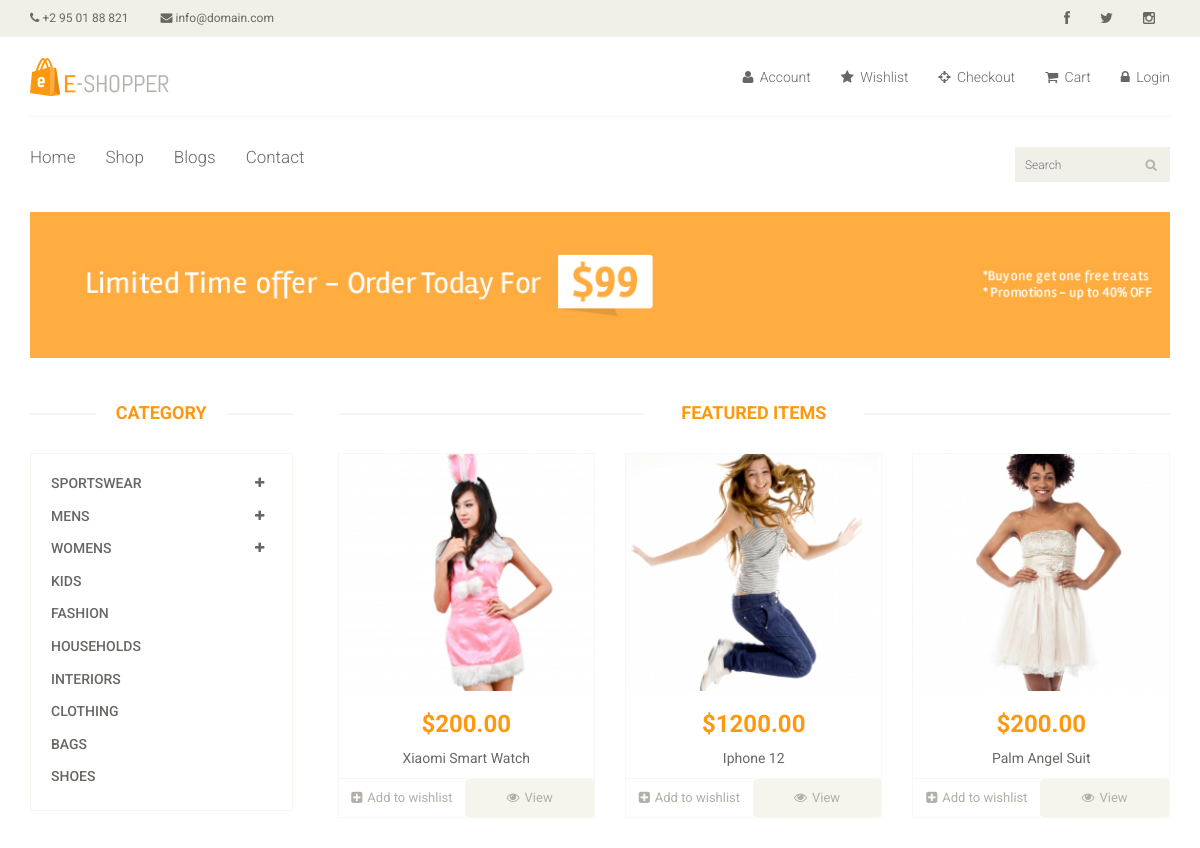
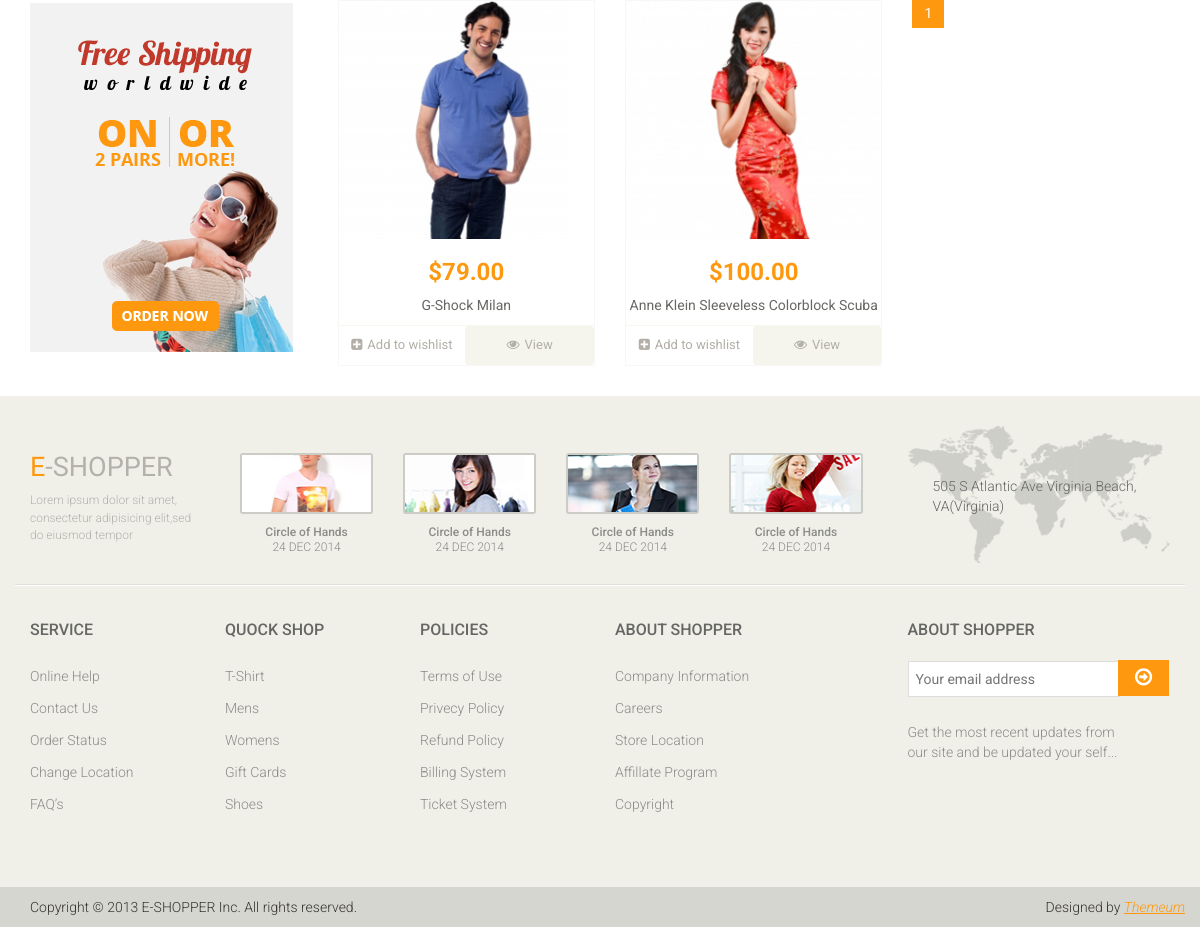
The app's page /shop/ with its own data (2 pictures, top to bottom).
### products/models.py (models this page shows, shortened)
class Product(models.Model):
	name = models.CharField(max_length=50, unique=True)
	condition = models.CharField(max_length=20, choices=condition)
	amount = models.DecimalField(max_digits=7, decimal_places=2)
	brand = models.CharField(max_length=20)
	details = models.TextField()
	category = models.ForeignKey(Category, on_delete=models.SET_NULL, null=True)
	tags = TaggableManager()
	image = models.ImageField(upload_to='images/')
	image_one = models.ImageField(upload_to='images/', null=True, blank=True)
	image_two = models.ImageField(upload_to='images/', null=True, blank=True)
	image_three = models.ImageField(upload_to='images/', null=True,blank=True)
	slug = models.SlugField(null=True, blank=True)
	class Meta:
		ordering = ['-id']
	def get_absolute_url(self):
		return reverse('products:products_details', kwargs={'slug':self.slug})

### products/views.py (the view)
# urls.py: path('shop/', views.product_list, name='products_list'),
def product_list(request):
	qs = Product.objects.all()
	wishlists = []
	try:
		wishlist = Wishlist.objects.filter(wisher=request.user)
		for wish in wishlist:
			product_name = wish.product.name
			wishlists.append(product_name)
	except:
		pass
	paginator = Paginator(qs, 12)
	page_number = request.GET.get('page')
	qs = paginator.get_page(page_number)
	name = 'shop.html'
	context = {
	'products' : qs,
	'wishlists':wishlists
	}
	return render(request, name, context)

### products/templates/shop.html (shortened to what this page needs)
{% extends 'base.html' %}
{% block content %}
{% load static %}
	<section id="advertisement">
		<div class="container">
			<img src="images/shop/advertisement.jpg" alt="" />
		</div>
	</section>
	<section>
		<div class="container">
			<div class="row">
				<div class="col-sm-3">
					<div class="left-sidebar">
						<h2>Category</h2>
						<div class="panel-group category-products" id="accordian">
							<div class="panel panel-default">
								<div class="panel-heading">
									<h4 class="panel-title">
										<a data-toggle="collapse" data-parent="#accordian" href="#sportswear">
											<span class="badge pull-right"><i class="fa fa-plus"></i></span>
											Sportswear
										</a>
									</h4>
								</div>
							</div>
							<div class="panel panel-default">
								<div class="panel-heading">
									<h4 class="panel-title">
										<a data-toggle="collapse" data-parent="#accordian" href="#mens">
											<span class="badge pull-right"><i class="fa fa-plus"></i></span>
											Mens
										</a>
									</h4>
								</div>
							</div>
							<div class="panel panel-default">
								<div class="panel-heading">
									<h4 class="panel-title">
										<a data-toggle="collapse" data-parent="#accordian" href="#womens">
											<span class="badge pull-right"><i class="fa fa-plus"></i></span>
											Womens
										</a>
									</h4>
								</div>
							</div>
							<div class="panel panel-default">
								<div class="panel-heading">
									<h4 class="panel-title"><a href="#">Kids</a></h4>
								</div>
							</div>
							<div class="panel panel-default">
								<div class="panel-heading">
									<h4 class="panel-title"><a href="#">Fashion</a></h4>
								</div>
							</div>
							<div class="panel panel-default">
								<div class="panel-heading">
									<h4 class="panel-title"><a href="#">Households</a></h4>
								</div>
							</div>
							<div class="panel panel-default">
								<div class="panel-heading">
									<h4 class="panel-title"><a href="#">Interiors</a></h4>
								</div>
							</div>
							<div class="panel panel-default">
								<div class="panel-heading">
									<h4 class="panel-title"><a href="#">Clothing</a></h4>
								</div>
							</div>
							<div class="panel panel-default">
								<div class="panel-heading">
									<h4 class="panel-title"><a href="#">Bags</a></h4>
								</div>
							</div>
							<div class="panel panel-default">
								<div class="panel-heading">
									<h4 class="panel-title"><a href="#">Shoes</a></h4>
								</div>
							</div>
						</div>
						<div class="shipping text-center">
							<img src="{% static 'images/home/shipping.jpg' %}" alt="" />
						</div>
					</div>
				</div>
				<div class="col-sm-9 padding-right">
					<div class="features_items">
						<h2 class="title text-center">
							{% if search %}
								search Result For "{{ search }}"
							{% else %}
							Featured Items
							{% endif %}
						</h2>
						{% for product in products %}
						<div class="col-sm-4">
							<div class="product-image-wrapper">
								<div class="single-products">
									<div class="productinfo text-center">
										<img src="{{product.image.url}}" alt="" />
										<h2>${{product.amount}}</h2>
										<p>{{product.name}}</p>
									</div>
									<div class="product-overlay">
										<div class="overlay-content">
										</div>
									</div>
								</div>
								<div class="choose">
									<ul class="nav nav-pills nav-justified">
										{% if product.name in wishlists %}
										<li><a href="{% url 'products:remove_from_wishlist' product.slug %}"><i class="fa fa-minus-square"></i>Take from wishlist</a></li>
										{% else %}
										<li><a href="{% url 'products:add_to_wishlist' product.slug %}"><i class="fa fa-plus-square"></i>Add to wishlist</a></li>
										{% endif %}
										<li><a href="{{product.get_absolute_url}}" class="btn btn-default add-to-cart"><i class="fa fa-eye"></i>View</a></li>
									</ul>
								</div>
							</div>
						</div>
						{% endfor %}
						<div class="pagination-area">
							<ul class="pagination">
						        <li><a href="" class="active">{{ products.number }}</a></li>
							</ul>
						</div>
					</div>
				</div>
			</div>
		</div>
	</section>
{% endblock %}

### static/css/main.css (style rules this page uses)
body { font-family: 'Roboto', sans-serif; background:; position: relative; font-weight:400px; }
ul li { list-style: none; }
a { -webkit-transition: 300ms; -moz-transition: 300ms; -o-transition: 300ms; transition: 300ms; }
h1, h2, h3, h4, h5, h6 { font-family: 'Roboto', sans-serif; }
.category-products { border: 1px solid #F7F7F0; margin-bottom: 35px; padding-bottom: 20px; padding-top: 15px; }
.left-sidebar h2, .brands_products h2 { color: #FE980F; font-family: 'Roboto', sans-serif; font-size: 18px; font-weight: 700; margin: 0 auto 30px; text-align: center; text-transform: uppercase; position: relative; z-index:3; }
.left-sidebar h2:after, h2.title:after { content: " "; position: absolute; border: 1px solid #f5f5f5; bottom:8px; left: 0; width: 100%; height: 0; z-index: -2; }
.left-sidebar h2:before { content: " "; position: absolute; background: #fff; bottom: -6px; width: 130px; height: 30px; z-index: -1; left: 50%; margin-left: -65px; }
h2.title:before { content: " "; position: absolute; background: #fff; bottom: -6px; width: 220px; height: 30px; z-index: -1; left: 50%; margin-left: -110px; }
.category-products .panel { background-color: #FFFFFF; border: 0px; border-radius: 0px; box-shadow:none; margin-bottom: 0px; }
.category-products .panel-default .panel-heading { background-color: #FFFFFF; border: 0 none; color: #FFFFFF; padding: 5px 20px; }
.category-products .panel-default .panel-heading .panel-title a { color: #696763; font-family: 'Roboto', sans-serif; font-size: 14px; text-decoration: none; text-transform: uppercase; }
.category-products .badge { background:none; border-radius: 10px; color: #696763; display: inline-block; font-size: 12px; font-weight: bold; line-height: 1; min-width: 10px; padding: 3px 7px; text-align: center; vertical-align: baseline; white-space: nowrap; }
.shipping { background-color: #F2F2F2; margin-top: 40px; overflow: hidden; padding-top: 20px; position: relative; }
.padding-right { padding-right: 0; }
.features_items { overflow:hidden; }
h2.title { color: #FE980F; font-family: 'Roboto', sans-serif; font-size: 18px; font-weight: 700; margin: 0 15px; text-transform: uppercase; margin-bottom: 30px; position: relative; }
.product-image-wrapper { border:1px solid #F7F7F5; overflow: hidden; margin-bottom:30px; }
.single-products { position: relative; }
.productinfo h2 { color: #FE980F; font-family: 'Roboto', sans-serif; font-size: 24px; font-weight: 700; }
.productinfo p { font-family: 'Roboto', sans-serif; font-size: 14px; font-weight: 400; color: #696763; }
.productinfo img { width: 100%; }
.productinfo { position:relative; }
.product-overlay { background:#FE980F; top: 0; display: none; height: 0; position: absolute; transition: height 500ms ease 0s; width: 100%; display: block; opacity:; }
.product-overlay .overlay-content { bottom: 0; position: absolute; bottom: 0; text-align: center; width: 100%; }
.add-to-cart { background:#F5F5ED; border: 0 none; border-radius: 0; color: #696763; font-family: 'Roboto', sans-serif; font-size: 15px; margin-bottom: 25px; }
.add-to-cart i { margin-right:5px; }
.choose { border-top: 1px solid #F7F7F0; }
.choose ul li a { color: #B3AFA8; font-family: 'Roboto', sans-serif; font-size: 13px; padding-left: 0; padding-right: 0; }
.choose ul li a i { margin-right:5px; }
#advertisement { padding-bottom: 45px; }
#advertisement img { width: 100%; }
.pagination { display: inline-block; margin-bottom: 25px; margin-top: 0; padding-left: 15px; }
.pagination li:first-child a, .pagination li:first-child span { border-bottom-left-radius: 0; border-top-left-radius: 0; margin-left: 0; }
.pagination li:last-child a, .pagination li:last-child span { border-bottom-right-radius: 0; border-top-right-radius: 0; }
.pagination li a, .pagination li span { background-color: #f0f0e9; border: 0; float: left; line-height: 1.42857; margin-left: -1px; padding: 6px 12px; position: relative; text-decoration: none; margin-right: 5px; color:#000; }
.pagination-area { margin-bottom:45px; margin-top:45px }
.pagination-area .pagination li a { background:#F0F0E9; border: 0 none; border-radius: 0; color: #696763; margin-right: 5px; padding: 4px 12px; }
.pagination-area .pagination li a:hover, .pagination-area .pagination li .active { background:#FE980F; color: #fff }

### records on screen
Product: image (picture), amount "200.00", name "Xiaomi Smart Watch", shows "Add to wishlist"
Product: image (picture), amount "1200.00", name "Iphone 12", shows "Add to wishlist"
Product: image (picture), amount "200.00", name "Palm Angel Suit", shows "Add to wishlist"
Product: image (picture), amount "79.00", name "G-Shock Milan", shows "Add to wishlist"
Product: image (picture), amount "100.00", name "Anne Klein Sleeveless Colorblock Scuba", shows "Add to wishlist"

### other values on screen
{{ products.number }} "1"
